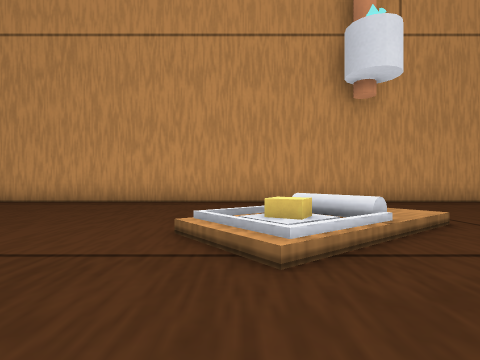
[1] (above)

21 first-person views from a walk through a Godot game level. The camera is 1.3 m above the floor, looks level and sees 80° across. The floor is counted in squares, 2 m on a side. Each view is taken from the middle of a square. On the plan, view 1 faces up. The plan holds only what a view shows up to about 9 squares ahead; the rest is blank. Some surface patterns are stand-ins.

[2]
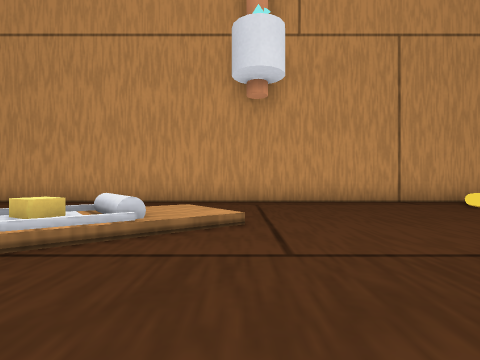

[3]
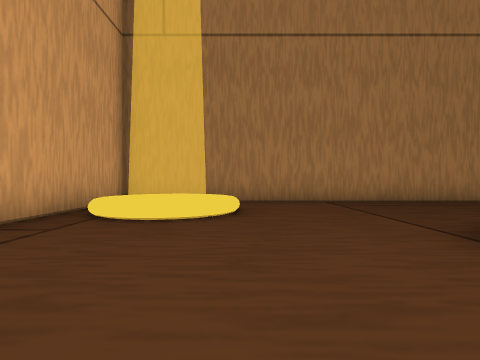

[4]
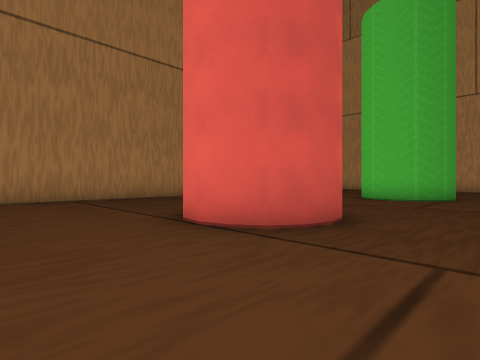

[5]
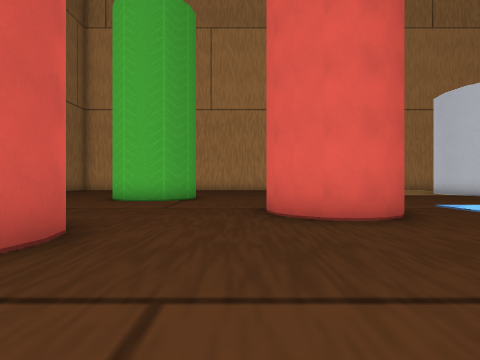

[6]
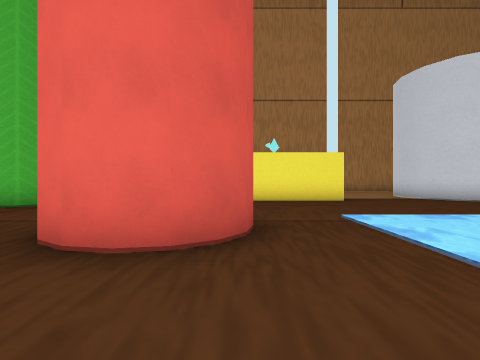

[7]
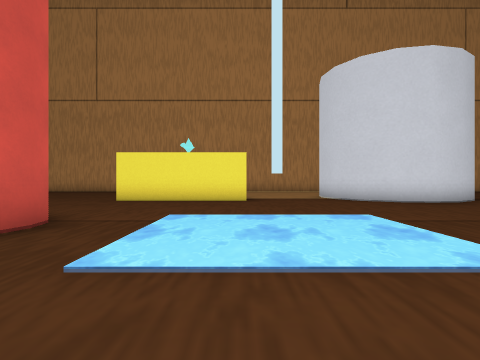

[8]
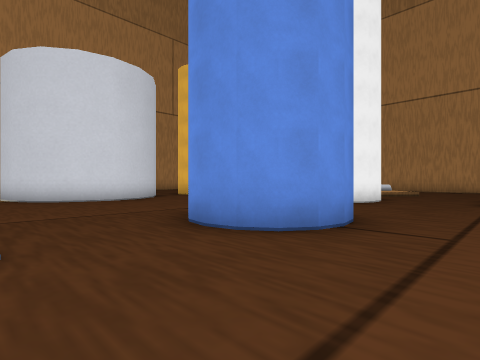

[9]
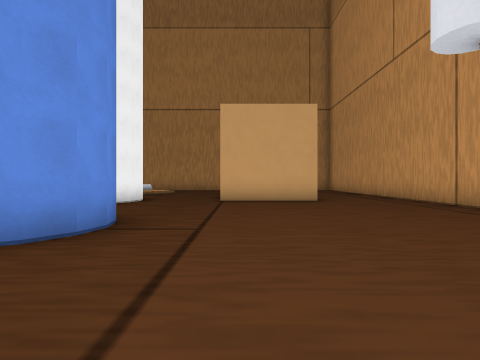

[10]
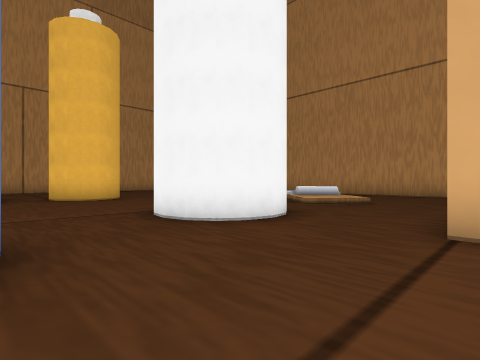

[11]
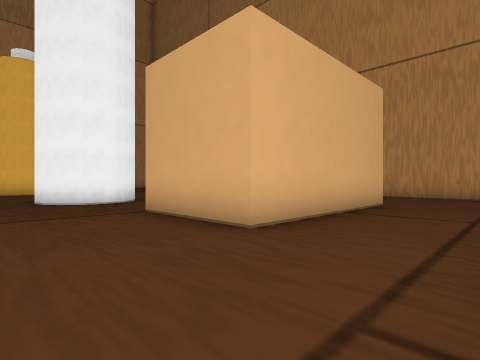

[12]
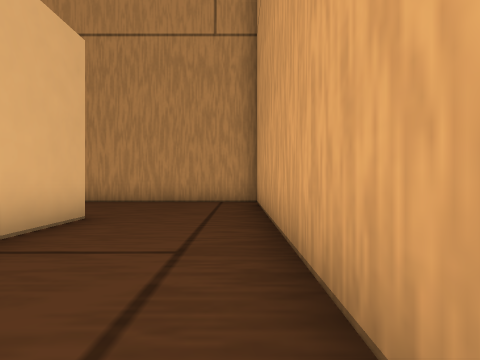

[13]
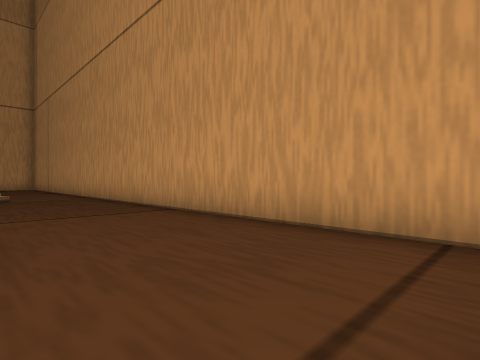

[14]
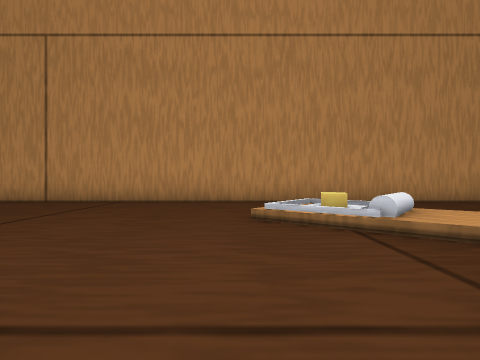

[15]
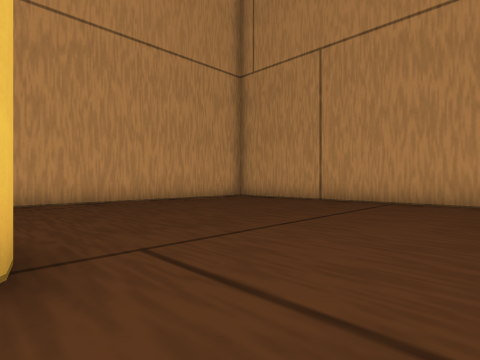

[16]
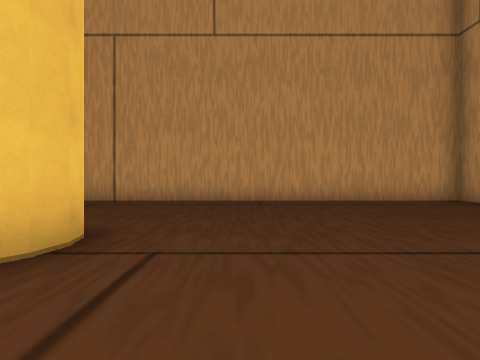

[17]
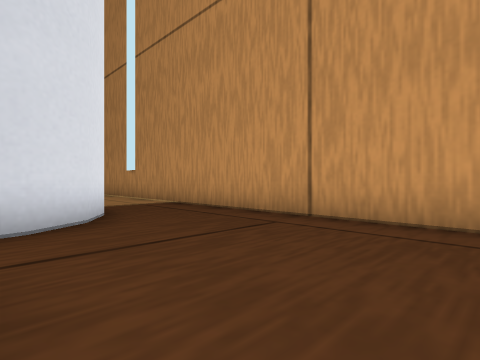

[18]
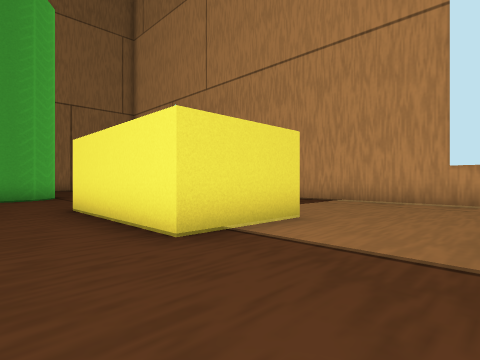

[19]
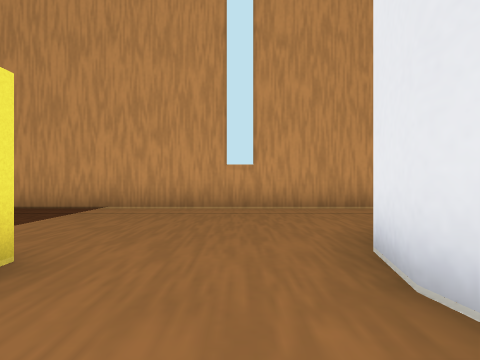

[20]
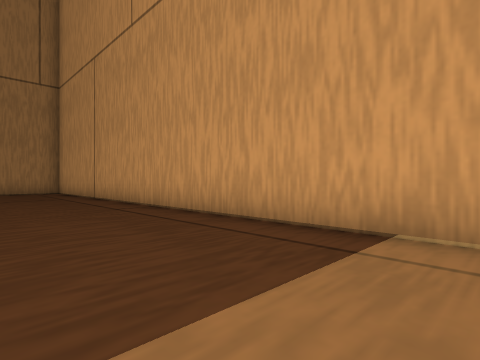

[21]
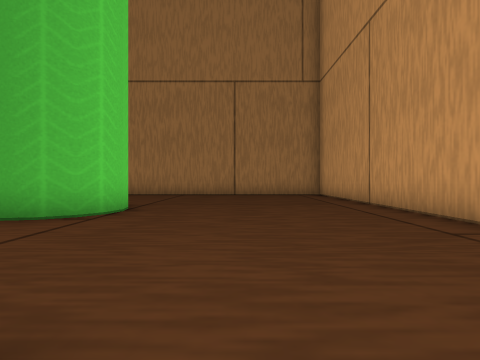

### Floor plan
Key: @ floor where view 1 was taken; # wall or solid block; . main floor; : floor 0.25 m higher than the main floor; / step, stairs or slope; ~ water the walk can cross.
Columns run from 23 left of view 1 to 13 right of it. Each row starts with its distance up from view 1.
  9 ############    #####################
  8 #............   ................/// #
  7 #..............  .............../ / #
  6 #...............  .....   ....../ / #
  5 #....#####.......  .... /:......///.#
  4 #....    #........ ....//:/.........#
  3 #....    #......... ...///..........#
  2 #.................. .../.....##.....#
  1 #.............#..............# .....#
  0 #..../.......###.......@.....#   ...#
 -1 #...///.###..  #..~~~~..##....    ..#
 -2 #...///.  #.......~~~~.###.....    .#
 -3 #..///... ........~~~~.. ......
 -4 #.../...........................
 -5 #...........................##..
 -6 #...........................##
 -7 #........##..####...####....###..
 -8 #........##.    #...#    ........
 -9 #...........##  #...#   .........
-10 #............## #................
-11 #.............# .................
-12 #................................
-13 #................................
-14 #################################

Where each view was taken, in squares from view 1:
view 1: 0 up, 0 right, facing up
view 2: 0 up, 3 right, facing up
view 3: 5 up, 4 right, facing right
view 4: 5 up, 3 right, facing down-right
view 5: 4 up, 3 right, facing down
view 6: 2 up, 0 right, facing down
view 7: 2 up, 3 left, facing down
view 8: 3 up, 5 left, facing down-left
view 9: 3 up, 5 left, facing left
view 10: 3 up, 10 left, facing down-left
view 11: 8 up, 11 left, facing down-left
view 12: 8 up, 14 left, facing left
view 13: 8 up, 19 left, facing down-left
view 14: 4 down, 14 left, facing left
view 15: 5 down, 14 left, facing down-left
view 16: 5 down, 16 left, facing down
view 17: 9 down, 15 left, facing down-right
view 18: 5 down, 6 left, facing down-right
view 19: 7 down, 5 left, facing down
view 20: 10 down, 3 left, facing down-right
view 21: 10 down, 0 right, facing right
